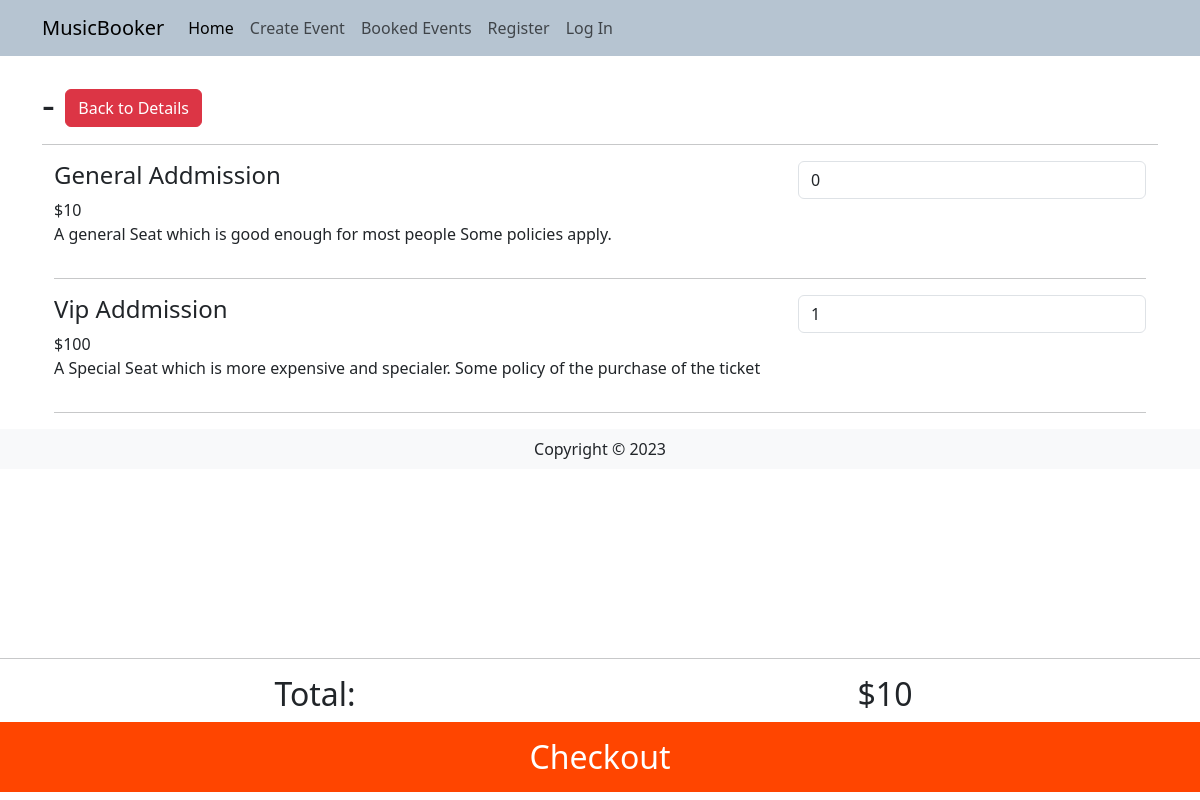
The page /events/9/book on the database as committed earlier.
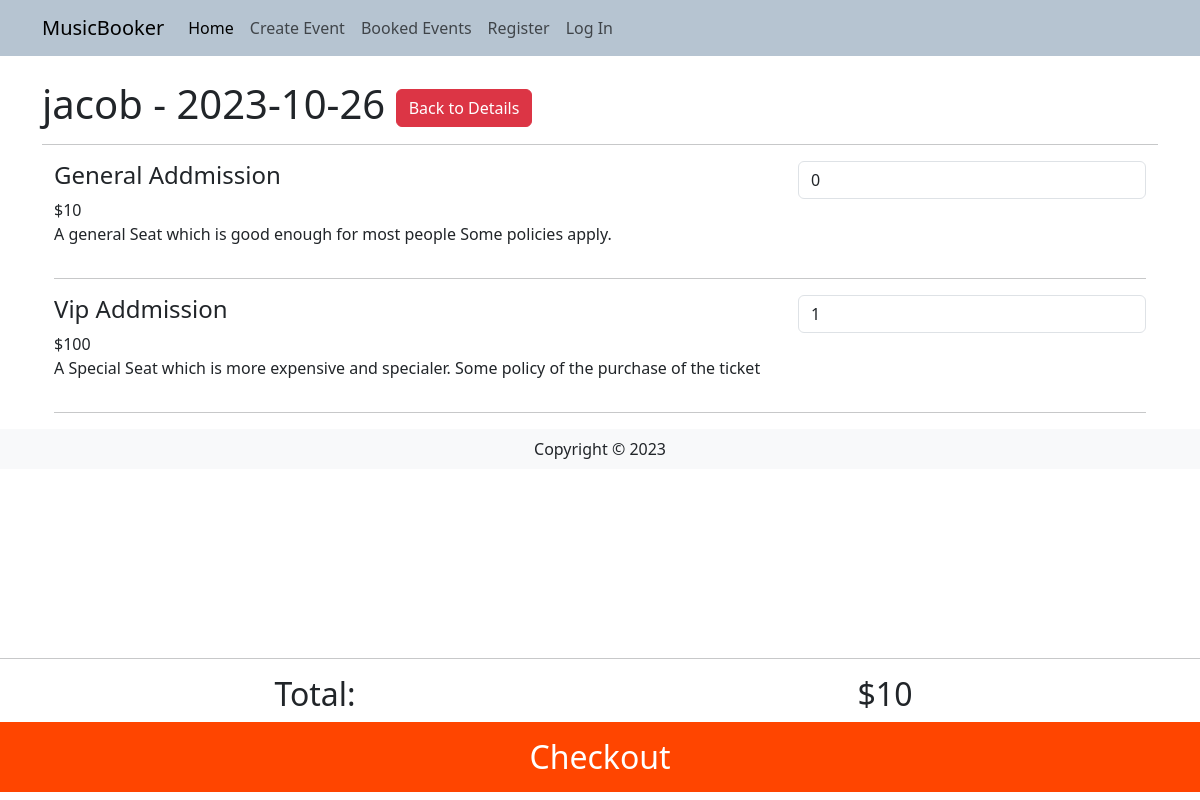
The same page on the database as committed later.
### travel/models.py (models this page shows)
class Event(db.Model):
    __tablename__ = 'events'
    id = db.Column(db.Integer, primary_key=True)
    event_name = db.Column(db.String(200))
    date = db.Column(db.String(200))
    description = db.Column(db.String(400))
    image = db.Column(db.String(400))
    artists = db.relationship('Artist', backref='events')
    tickets = db.relationship('Ticket', backref='events')

### travel/events.py (the view)
@destbp.route('/<id>/book', methods=['GET', 'POST'])
def book(id):
    event = db.session.scalar(db.select(Event).where(Event.id==id))
    return render_template('events/booking.html', event=event)

### travel/__init__.py (called while the page is built)
@app.context_processor
def get_context():
   year = datetime.datetime.today().year
   return dict(year=year)

### travel/templates/events/booking.html (shortened to what this page needs)
{% extends 'base.html' %}
{% block content %}
<div class="container">
    <h1>{{event.event_name}} - {{event.date}} <a href="/events/{{event.id}}" class="btn btn-danger">Back to Details</a></h1>
    <hr />
    <div class="container">
        <div class="row">
            <div class="col-8">
                <h4>General Addmission</h4>
                <span>$10</span>
                <p>A general Seat which is good enough for most people Some policies apply.</p>
            </div>
            <div class="col justify-content-center align-middle form-group w-10">
                <select class="form-control" id="exampleFormControlSelect1">
                    <option>0</option>
                </select>
            </div>
        </div>
        <hr />
        <div class="row">
            <div class="col-8">
                <h4>Vip Addmission</h4>
                <span>$100</span>
                <p>A Special Seat which is more
                    expensive and specialer. Some
                    policy of the purchase of the ticket</p>
            </div>
            <div class="col justify-content-center align-middle form-group w-10">
                <select class="form-control" id="exampleFormControlSelect1">
                    <option>1</option>
                </select>
            </div>
        </div>
        <hr />
        <div class=" fixed-bottom">
            <hr />
            <h2 class="container">
                <div class="row">
                    <div class="col text-center">Total:</div>
                    <div class="col text-center">$10</div>
                </div>
            </h2>
            <div style="background-color: orangered; color: white;">
                <h2 class="text-center p-3">Checkout</h2>
            </div>
        </div>
    </div>
</div>
{% endblock %}

### travel/templates/base.html (shortened to what this page needs)
<html>
<head>
   <link href="https://cdn.jsdelivr.net/npm/bootstrap@5.3.0-alpha3/dist/css/bootstrap.min.css" rel="stylesheet"
>
</head>
<body>
   <nav style="background-color: rgb(154, 170, 184);">
      <nav class="navbar navbar-expand-lg" style="background-color: rgb(182, 196, 209);">
         <div class="container-fluid container">
            <a class="navbar-brand" href="/">MusicBooker</a>
            <div class="collapse navbar-collapse" id="navbarNav">
               <ul class="navbar-nav">
                  <li class="nav-item">
                     <a class="nav-link active" aria-current="page" href="/">Home</a>
                  </li>
                  <li class="nav-item">
                     <a class="nav-link" href="/events/create">Create Event</a>
                  </li>
                  <li class="nav-item">
                     <a class="nav-link" href="/booking">Booked Events</a>
                  </li>
                  {% if current_user.is_authenticated %}
                     <a class="nav-item nav-link disabled text-muted" href="#">Welcome {{current_user.name}}</a>
                     <a class="nav-item nav-link" href="{{ url_for('auth.logout') }}">Log Out</a>
                  {% else %}
                     <a class="nav-item nav-link" href="{{ url_for('auth.register') }}">Register</a>
                     <a class="nav-item nav-link" href="{{ url_for('auth.login') }}">Log In</a>
                  {% endif %}
               </ul>
            </div>
         </div>
      </nav>
   </nav>
   <br />
   {% block content %}
   {% endblock %}
   <footer class="footer">
      <div class="text-center py-2 bg-light">
         <span class="text-dark">Copyright &copy; {{ year }}</span>
      </div>
   </footer>
</body>
</html>

Rows that differ between the two databases and show on the page:
added Event: event_name "jacob", date "2023-10-26"
